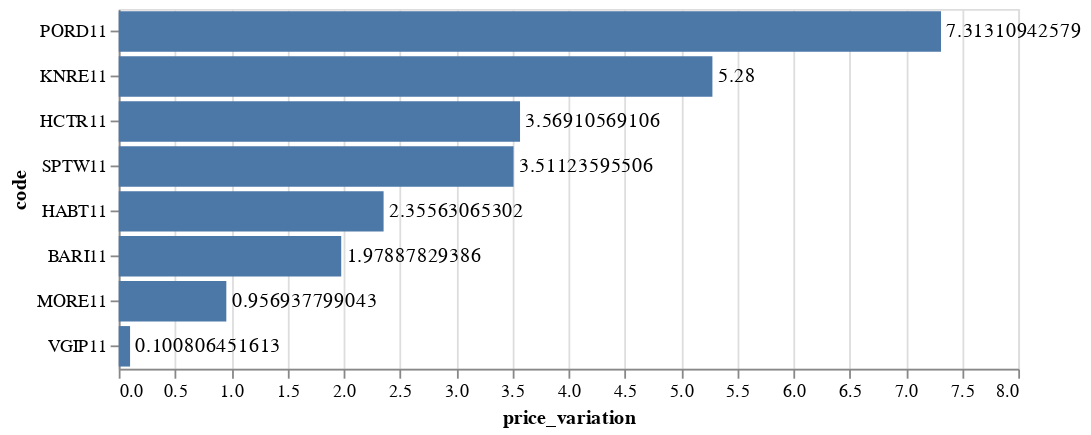

The code cell stored with this chart in its notebook:
### Code cell
bars = alt.Chart(price_variation_up_df).mark_bar().encode(
    x='price_variation:Q',
    # y='code:N',
    y=alt.Y('code:N', sort='-x'),
    # color='type:N',
    tooltip=['code', 'type', 'current_price', 'price_variation','dy_current', 'patrimony_p_vpa', 'dy_12m_sum']
)

text = bars.mark_text(
    align='left',
    baseline='middle',
    dx=3
).encode(
    text='price_variation:Q'
)

(bars + text).properties(height=200, width=500)

### Figure 1 — Vega-Lite specification as saved in the notebook (floating-point values rounded to 4 significant figures)
{"config": {"view": {"continuousWidth": 400, "continuousHeight": 300}}, "layer": [{"mark": "bar", "encoding": {"tooltip": [{"type": "nominal", "field": "code"}, {"type": "nominal", "field": "type"}, {"type": "quantitative", "field": "current_price"}, {"type": "quantitative", "field": "price_variation"}, {"type": "quantitative", "field": "dy_current"}, {"type": "quantitative", "field": "patrimony_p_vpa"}, {"type": "quantitative", "field": "dy_12m_sum"}], "x": {"type": "quantitative", "field": "price_variation"}, "y": {"type": "nominal", "field": "code", "sort": "-x"}}}, {"mark": {"type": "text", "align": "left", "baseline": "middle", "dx": 3}, "encoding": {"text": {"type": "quantitative", "field": "price_variation"}, "tooltip": [{"type": "nominal", "field": "code"}, {"type": "nominal", "field": "type"}, {"type": "quantitative", "field": "current_price"}, {"type": "quantitative", "field": "price_variation"}, {"type": "quantitative", "field": "dy_current"}, {"type": "quantitative", "field": "patrimony_p_vpa"}, {"type": "quantitative", "field": "dy_12m_sum"}], "x": {"type": "quantitative", "field": "price_variation"}, "y": {"type": "nominal", "field": "code", "sort": "-x"}}}], "data": {"name": "data-31a0c2bdd5bc1f4a9be9d31903680b04"}, "height": 200, "width": 500, "$schema": "https://vega.github.io/schema/vega-lite/v4.8.1.json", "datasets": {"data-31a0c2bdd5bc1f4a9be9d31903680b04": [{"code": "KNRE11", "url": "/funds/knre11", "type": "Residencial", "current_price": 4.1, "dividend": 6700.0, "dy_current": 3.92, "dy_3m_sum": 5.108, "dy_6m_sum": 5.108, "dy_12m_sum": 9.246, "dy_3m_avg": 1.703, "dy_6m_avg": 0.8514, "dy_12m_avg": 0.7705, "dy_annual": 7.82, "price_variation": 5.28, "profitability_period": 9.407, "profitability_sum_ytd": -24.78, "patrimony_net_value": 76870000.0, "patrimony_vpa": 4.145, "patrimony_p_vpa": 0.9892, "patrimony_dy": null, "patrimony_variation": null, "patrimony_profitability_period": null, "patrimony_profitability_sum_ytd": null, "vacancy_physical": null, "vacancy_financial": null, "realty": 0}, {"code": "SPTW11", "url": "/funds/sptw11", "type": "Lajes Corporativas", "current_price": 79.93, "dividend": 3580.0, "dy_current": 1.018, "dy_3m_sum": 2.695, "dy_6m_sum": 5.224, "dy_12m_sum": 10.14, "dy_3m_avg": 0.8984, "dy_6m_avg": 0.8706, "dy_12m_avg": 0.845, "dy_annual": 6.065, "price_variation": 3.511, "profitability_period": 4.565, "profitability_sum_ytd": -10.99, "patrimony_net_value": 136700000.0, "patrimony_vpa": 76.05, "patrimony_p_vpa": 1.051, "patrimony_dy": 0.9862, "patrimony_variation": -0.781, "patrimony_profitability_period": 0.1975, "patrimony_profitability_sum_ytd": 3.466, "vacancy_physical": 0.0, "vacancy_financial": null, "realty": 1}, {"code": "HCTR11", "url": "/funds/hctr11", "type": "Outros", "current_price": 128.4, "dividend": 10950.0, "dy_current": 0.9184, "dy_3m_sum": 2.681, "dy_6m_sum": 6.323, "dy_12m_sum": 12.12, "dy_3m_avg": 0.8936, "dy_6m_avg": 1.054, "dy_12m_avg": 1.01, "dy_annual": 7.524, "price_variation": 3.569, "profitability_period": 4.52, "profitability_sum_ytd": 5.669, "patrimony_net_value": 225400000.0, "patrimony_vpa": 117.1, "patrimony_p_vpa": 1.096, "patrimony_dy": 0.9987, "patrimony_variation": 0.5038, "patrimony_profitability_period": 1.508, "patrimony_profitability_sum_ytd": 10.32, "vacancy_physical": null, "vacancy_financial": null, "realty": 0}, {"code": "HABT11", "url": "/funds/habt11", "type": "Títulos e Val. Mob.", "current_price": 105.5, "dividend": 12220.0, "dy_current": 0.8934, "dy_3m_sum": 2.227, "dy_6m_sum": 4.598, "dy_12m_sum": 0.0, "dy_3m_avg": 0.7422, "dy_6m_avg": 0.7663, "dy_12m_avg": 0.0, "dy_annual": 5.71, "price_variation": 2.356, "profitability_period": 3.27, "profitability_sum_ytd": -6.03, "patrimony_net_value": 389600000.0, "patrimony_vpa": 101.8, "patrimony_p_vpa": 1.037, "patrimony_dy": 0.904, "patrimony_variation": 0.4254, "patrimony_profitability_period": 1.333, "patrimony_profitability_sum_ytd": 6.334, "vacancy_physical": null, "vacancy_financial": null, "realty": 0}, {"code": "MORE11", "url": "/funds/more11", "type": "Títulos e Val. Mob.", "current_price": 105.5, "dividend": 2932.0, "dy_current": 0.7867, "dy_3m_sum": 1.675, "dy_6m_sum": 0.0, "dy_12m_sum": 0.0, "dy_3m_avg": 0.5582, "dy_6m_avg": 0.0, "dy_12m_avg": 0.0, "dy_annual": 1.675, "price_variation": 0.9569, "profitability_period": 1.751, "profitability_sum_ytd": 5.173, "patrimony_net_value": 60500000.0, "patrimony_vpa": 103.6, "patrimony_p_vpa": 1.018, "patrimony_dy": 0.579, "patrimony_variation": 5.587, "patrimony_profitability_period": 6.198, "patrimony_profitability_sum_ytd": 5.537, "vacancy_physical": null, "vacancy_financial": null, "realty": 0}, {"code": "PORD11", "url": "/funds/pord11", "type": "Títulos e Val. Mob.", "current_price": 99.37, "dividend": 3100.0, "dy_current": 0.7317, "dy_3m_sum": 2.345, "dy_6m_sum": 4.43, "dy_12m_sum": 11.85, "dy_3m_avg": 0.7817, "dy_6m_avg": 0.7383, "dy_12m_avg": 0.9877, "dy_annual": 5.212, "price_variation": 7.313, "profitability_period": 8.098, "profitability_sum_ytd": -2.498, "patrimony_net_value": 198800000.0, "patrimony_vpa": 100.8, "patrimony_p_vpa": 0.9861, "patrimony_dy": 0.7192, "patrimony_variation": -0.2913, "patrimony_profitability_period": 0.4258, "patrimony_profitability_sum_ytd": 1.159, "vacancy_physical": null, "vacancy_financial": null, "realty": 0}, {"code": "BARI11", "url": "/funds/bari11", "type": "Títulos e Val. Mob.", "current_price": 103.5, "dividend": 62060.0, "dy_current": 0.7139, "dy_3m_sum": 2.034, "dy_6m_sum": 4.169, "dy_12m_sum": 8.759, "dy_3m_avg": 0.6781, "dy_6m_avg": 0.6948, "dy_12m_avg": 0.7299, "dy_annual": 4.817, "price_variation": 1.979, "profitability_period": 2.707, "profitability_sum_ytd": -4.659, "patrimony_net_value": 221500000.0, "patrimony_vpa": 99.12, "patrimony_p_vpa": 1.044, "patrimony_dy": 0.7163, "patrimony_variation": -0.1327, "patrimony_profitability_period": 0.5826, "patrimony_profitability_sum_ytd": 3.947, "vacancy_physical": null, "vacancy_financial": null, "realty": 0}, {"code": "VGIP11", "url": "/funds/vgip11", "type": "Outros", "current_price": 98.9, "dividend": 2037.0, "dy_current": 0.7049, "dy_3m_sum": 2.118, "dy_6m_sum": 0.0, "dy_12m_sum": 0.0, "dy_3m_avg": 0.706, "dy_6m_avg": 0.0, "dy_12m_avg": 0.0, "dy_annual": 3.312, "price_variation": 0.1008, "profitability_period": 0.8065, "profitability_sum_ytd": 17.83, "patrimony_net_value": 71410000.0, "patrimony_vpa": 95.72, "patrimony_p_vpa": 1.033, "patrimony_dy": 0.6872, "patrimony_variation": 0.05192, "patrimony_profitability_period": 0.7395, "patrimony_profitability_sum_ytd": -1.808, "vacancy_physical": null, "vacancy_financial": null, "realty": 0}]}}
